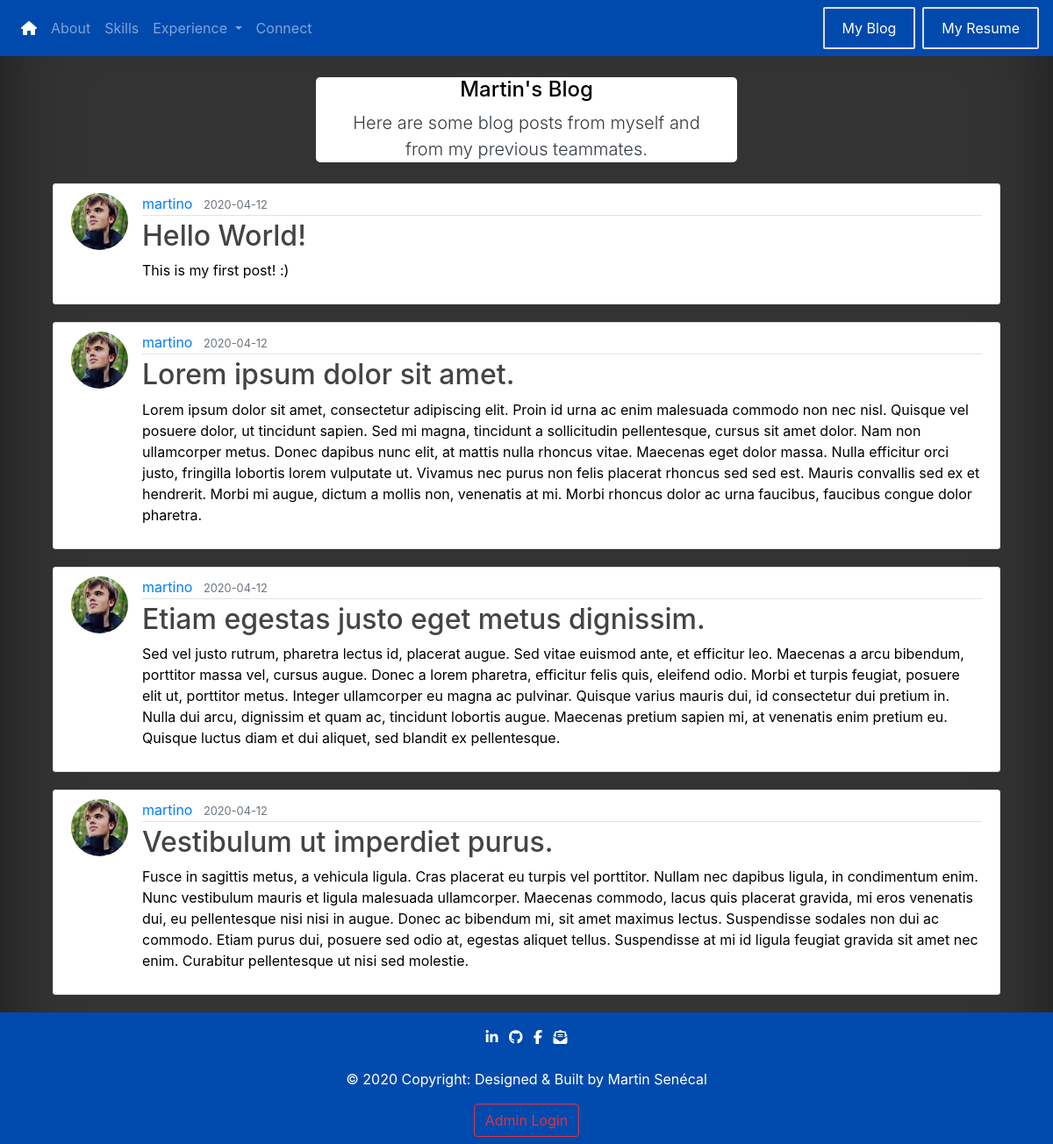
/blog, run on an earlier commit of the app's database.
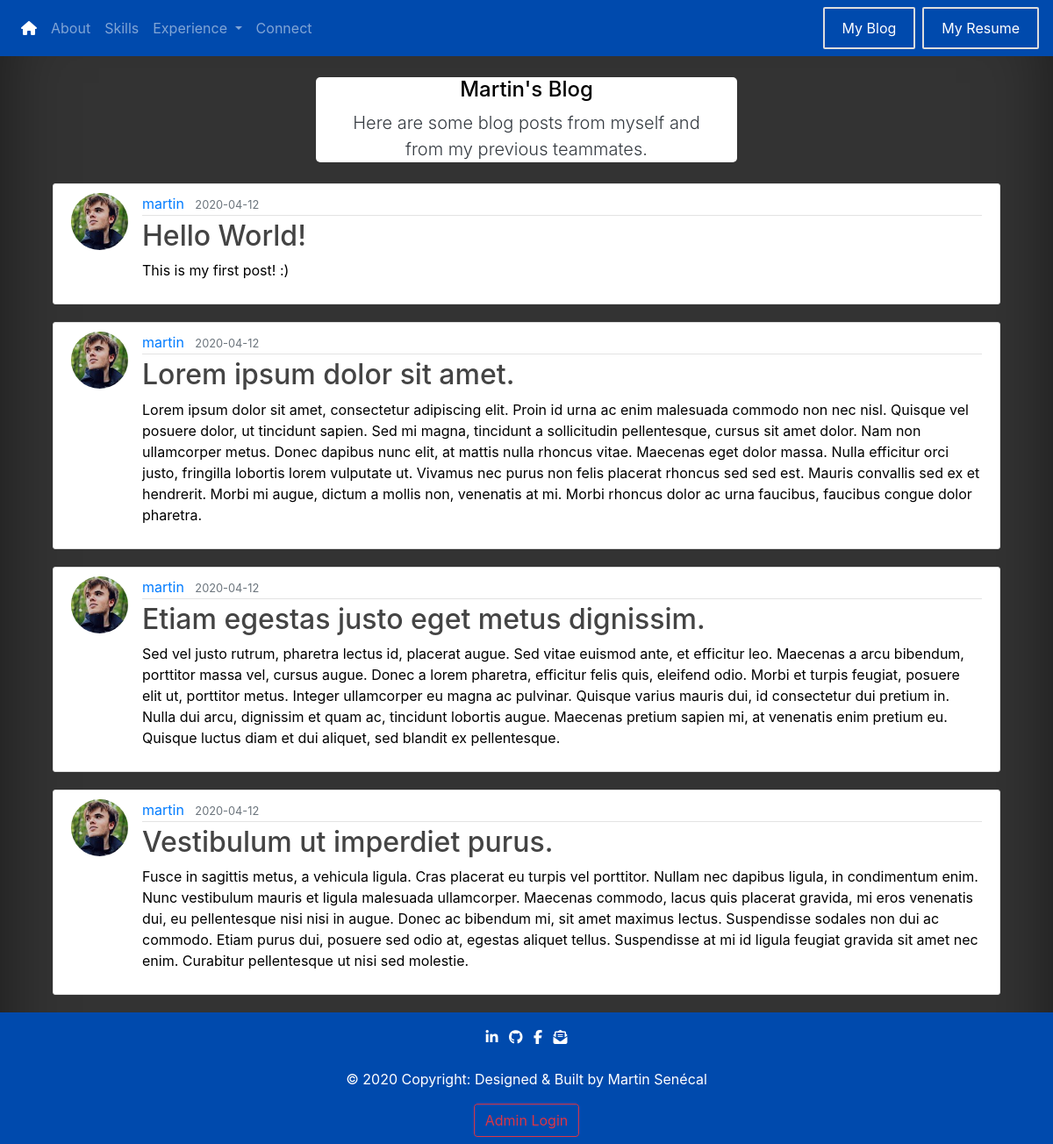
And on a later commit of the database.
### portfolio/models.py (models this page shows, shortened)
class Post(db.Model):
    id = db.Column(db.Integer, primary_key=True)
    title = db.Column(db.String(100), nullable=False)
    date_posted = db.Column(db.DateTime, nullable=False, default=datetime.utcnow)
    content = db.Column(db.Text, nullable=False)
    user_id = db.Column(db.Integer, db.ForeignKey('user.id'), nullable=False)

class User(db.Model, UserMixin):
    id = db.Column(db.Integer, primary_key=True)  # Way to Identify User.
    username = db.Column(db.String(20), unique=True, nullable=False)  # Unique Username and Mandatory.
    email = db.Column(db.String(100), unique=True, nullable=False)  # Unique Email and Mandatory.
    image_file = db.Column(db.String(20), nullable=False, default='default.jpg')  # Profile Pictures.
    password = db.Column(db.String(60), nullable=False)  # Hash Password
    posts = db.relationship('Post', backref='author', lazy=True)  # Load Data from the same user.

### portfolio/routes.py (the view)
@app.route('/blog')
def blog():
    posts = Post.query.all()
    return render_template("blog.html", posts=posts)

### portfolio/templates/blog.html (shortened to what this page needs)
{% extends "base.html" %}
{% block css %}
    <link rel="stylesheet" type="text/css" href="{{ url_for('static',filename='css/designblog.css') }}">
{% endblock css %}
{% block body %}
    <div class="container">
        <header id="chatbotheader">
            <h4>Martin's Blog</h4>
            <p class="lead text-dark">
                Here are some blog posts from myself and from my previous teammates.</p>
        </header>
        {% for post in posts %}
            <article class="media content-section">
                <img class="rounded-circle article-img"
                     src="{{ url_for('static', filename='profile_pics/' + post.author.image_file) }}">
                <div class="media-body">
                    <div class="article-metadata">
                        <a class="mr-2 text-primary" href="#">{{ post.author.username }}</a>
                        <small class="text-muted">{{ post.date_posted.strftime('%Y-%m-%d') }}</small>
                    </div>
                    {% if current_user.is_authenticated %}
                        <h2><a class="article-title" href="{{ url_for('post', post_id=post.id) }}">{{ post.title }}</a></h2>
                    {% else %}
                        <h2><a class="article-title" href="#">{{ post.title }}</a></h2>
                    {% endif %}
                    <p class="article-content">{{ post.content }}</p>
                </div>
            </article>
        {% endfor %}
    </div>
{% endblock body %}

### portfolio/templates/base.html (shortened to what this page needs)
<!DOCTYPE html>
<html lang="en">
<head>
    <link rel="stylesheet" href="https://maxcdn.bootstrapcdn.com/bootstrap/4.3.1/css/bootstrap.min.css">
    <link rel="stylesheet" href="https://cdnjs.cloudflare.com/ajax/libs/font-awesome/4.7.0/css/font-awesome.min.css">
    <link rel="stylesheet" type="text/css" href="{{ url_for('static',filename='css/basedesign.css') }}">
    <link rel="stylesheet" type="text/css" href="{{ url_for('static',filename='css/extradesign.css') }}">
    {% block css %}{% endblock %}
</head>
<body>
<nav class="navbar navbar-expand-lg navbar-dark bg-blue" style="background-color: #004aad" ;>
    <div class="collapse navbar-collapse" id="navbarTogglerDemo02">
        <ul class="navbar-nav mr-auto mt-2 mt-lg-0">
            <li class="nav-item">
                <a class="nav-link" href="{{ url_for('homepage') }}">
                    <i class="fas fa-home"></i>
                </a>
            </li>
            <li class="nav-item">
                <a class="nav-link" href="{{ url_for('about') }}">About <span class="sr-only">(current)</span></a>
            </li>
            <li class="nav-item">
                <a class="nav-link" href="{{ url_for('skills') }}">Skills</a>
            </li>
            <li class="nav-item dropdown">
                <a class="nav-link dropdown-toggle" href="#" id="navbarDropdownMenuLink" role="button"
                   data-toggle="dropdown" aria-haspopup="true" aria-expanded="false">
                    Experience
                </a>
            </li>
            <li class="nav-item">
                <a class="nav-link" href="{{ url_for('connect') }}">Connect</a>
            </li>
        </ul>
        <form class="form-inline my-2 my-lg-0">
             <a href="{{ url_for('blog') }}">
                <button type="button" class="btn btn-outline-info mr-2">My Blog</button>
            </a>
            <a href="{{ url_for('static',filename='martin-resume.pdf') }}">
                <button type="button" class="btn btn-secondary">My Resume</button>
            </a>
        </form>
    </div>
</nav>
<div class="container">
    {% block body %}
    {% endblock %}
</div>
<footer class="font-small pt-3 bg-blue footersticky" style="background-color: #004aad" ;
">
<div class="container">
    <ul class="list-unstyled list-inline text-center">
        <li class="list-inline-item">
            <a href="https://www.linkedin.com/in/martin-senecal/">
                <i class="fab fa-linkedin-in"> </i>
            </a>
        </li>
        <li class="list-inline-item">
            <a href="https://github.com/martinsenecal">
                <i class="fab fa-github"> </i>
            </a>
        </li>
        <li class="list-inline-item">
            <a href="https://www.facebook.com/martin.seneca1">
                <i class="fab fa-facebook-f"> </i>
            </a>
        </li>
        <li class="list-inline-item">
            <a href="mailto:martinsenecal2000@gmail.com">
                <i class="fas fa-envelope-open-text"></i>
            </a>
        </li>
    </ul>
</div>
<div class="footer-copyright text-center py-2">
    <a href="https://github.com /martinsenecal">
        <p id="footertext"> © 2020 Copyright: Designed & Built by Martin Senécal </p>
    </a>
    {% if current_user.is_authenticated %}
        <a class="btn btn-outline-warning" href="{{ url_for('admin') }}">
            Admin Tools
        </a>
        <a class="btn btn-outline-danger" href="{{ url_for('logout') }}">
            Admin LogOut
        </a>
    {% else %}
        <a class="btn btn-outline-danger" href="{{ url_for('login') }}">
            Admin Login
        </a>
    {% endif %}
</div>
</footer>
</body>
</html>

### portfolio/static/css/basedesign.css (style rules this page uses)
body { background-color: #333; box-shadow: inset 0 0 5rem rgba(0, 0, 0, .5); display: block; }
#footertext { color: white; }
h1, h2, h3, h4, h5, h6, h7, td, thead, p { color: black; }
i { color: white; }
a { color: white; }
.footersticky { position: relative; left: 0; bottom: 0; width: 100%; }
.content-section { background: #ffffff; padding: 10px 20px; border: 1px solid #dddddd; border-radius: 3px; margin-bottom: 20px; }

### portfolio/static/css/extradesign.css (style rules this page uses)
.form-inline { display: flex; flex-flow: row wrap; align-items: center; text-align: center; }
.form-inline button { padding: 10px 20px; background-color: #004aad; border: 2px solid #ddd; color: white; border-radius: 2px; }

### portfolio/static/css/designblog.css (style rules this page uses)
#chatbotheader { margin: 0 auto; max-width: 800px; padding: 0 20px; margin-bottom: 2vw; margin-top: 2vw; border-radius: 5px; background-color: white; width: 40vw; text-align: center; }
.content-section { background: #ffffff; padding: 10px 20px; border: 1px solid #dddddd; border-radius: 3px; margin-bottom: 20px; }
.article-title { color: #444444; }
.article-content { white-space: pre-line; }
.article-img { height: 65px; width: 65px; margin-right: 16px; }
.article-metadata { padding-bottom: 1px; margin-bottom: 4px; border-bottom: 1px solid #e3e3e3 }

What changed in the data, as far as the page shows it:
changed through a linked row, Post "Hello World!": author.username "martino" → "martin"
changed through a linked row, Post "Lorem ipsum dolor sit amet.": author.username "martino" → "martin"
changed through a linked row, Post "Etiam egestas justo eget metus dignissim.": author.username "martino" → "martin"
changed through a linked row, Post "Vestibulum ut imperdiet purus.": author.username "martino" → "martin"
